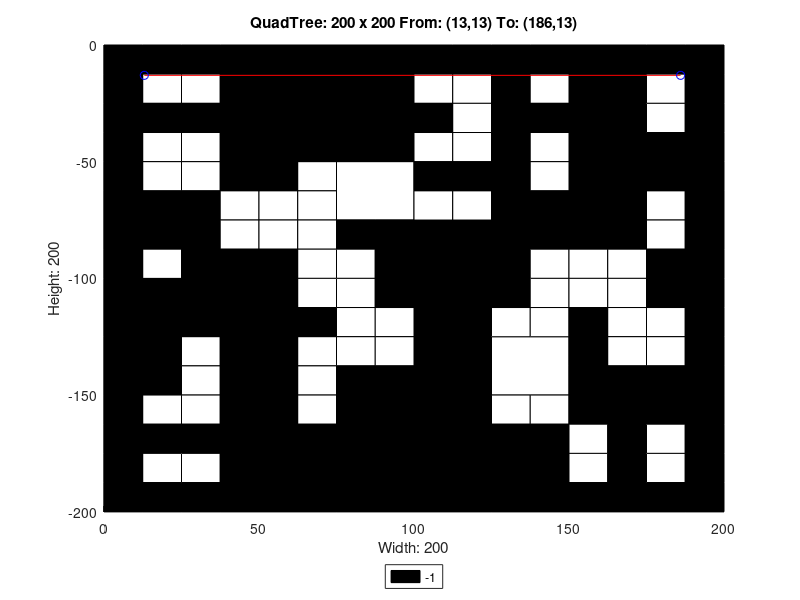

The MATLAB script that drew this image:
axis([0 200 -200 0]);
title('QuadTree: 200 x 200 From: (13,13) To: (186,13)');
xlabel('Width: 200');
ylabel('Height: 200');
rectangle('Position',[50 -50 50 50], 'FaceColor',[0 0 0]);
rectangle('Position',[75 -75 25 25], 'FaceColor',[1 1 1]);
rectangle('Position',[150 -25 25 25], 'FaceColor',[0 0 0]);
rectangle('Position',[150 -50 25 25], 'FaceColor',[0 0 0]);
rectangle('Position',[100 -100 25 25], 'FaceColor',[0 0 0]);
rectangle('Position',[150 -75 25 25], 'FaceColor',[0 0 0]);
rectangle('Position',[0 -125 25 25], 'FaceColor',[0 0 0]);
rectangle('Position',[25 -125 25 25], 'FaceColor',[0 0 0]);
rectangle('Position',[0 -150 25 25], 'FaceColor',[0 0 0]);
rectangle('Position',[75 -175 25 25], 'FaceColor',[0 0 0]);
rectangle('Position',[50 -200 25 25], 'FaceColor',[0 0 0]);
rectangle('Position',[75 -200 25 25], 'FaceColor',[0 0 0]);
rectangle('Position',[100 -125 25 25], 'FaceColor',[0 0 0]);
rectangle('Position',[100 -150 25 25], 'FaceColor',[0 0 0]);
rectangle('Position',[125 -150 25 25], 'FaceColor',[1 1 1]);
rectangle('Position',[100 -175 25 25], 'FaceColor',[0 0 0]);
rectangle('Position',[100 -200 25 25], 'FaceColor',[0 0 0]);
rectangle('Position',[125 -200 25 25], 'FaceColor',[0 0 0]);
rectangle('Position',[0 -12.5 12.5 12.5], 'FaceColor',[0 0 0]);
rectangle('Position',[12.5 -12.5 12.5 12.5], 'FaceColor',[0 0 0]);
rectangle('Position',[0 -25 12.5 12.5], 'FaceColor',[0 0 0]);
rectangle('Position',[12.5 -25 12.5 12.5], 'FaceColor',[1 1 1]);
rectangle('Position',[25 -12.5 12.5 12.5], 'FaceColor',[0 0 0]);
rectangle('Position',[37.5 -12.5 12.5 12.5], 'FaceColor',[0 0 0]);
rectangle('Position',[25 -25 12.5 12.5], 'FaceColor',[1 1 1]);
rectangle('Position',[37.5 -25 12.5 12.5], 'FaceColor',[0 0 0]);
rectangle('Position',[0 -37.5 12.5 12.5], 'FaceColor',[0 0 0]);
rectangle('Position',[12.5 -37.5 12.5 12.5], 'FaceColor',[0 0 0]);
rectangle('Position',[0 -50 12.5 12.5], 'FaceColor',[0 0 0]);
rectangle('Position',[12.5 -50 12.5 12.5], 'FaceColor',[1 1 1]);
rectangle('Position',[25 -37.5 12.5 12.5], 'FaceColor',[0 0 0]);
rectangle('Position',[37.5 -37.5 12.5 12.5], 'FaceColor',[0 0 0]);
rectangle('Position',[25 -50 12.5 12.5], 'FaceColor',[1 1 1]);
rectangle('Position',[37.5 -50 12.5 12.5], 'FaceColor',[0 0 0]);
rectangle('Position',[0 -62.5 12.5 12.5], 'FaceColor',[0 0 0]);
rectangle('Position',[12.5 -62.5 12.5 12.5], 'FaceColor',[1 1 1]);
rectangle('Position',[0 -75 12.5 12.5], 'FaceColor',[0 0 0]);
rectangle('Position',[12.5 -75 12.5 12.5], 'FaceColor',[0 0 0]);
rectangle('Position',[25 -62.5 12.5 12.5], 'FaceColor',[1 1 1]);
rectangle('Position',[37.5 -62.5 12.5 12.5], 'FaceColor',[0 0 0]);
rectangle('Position',[25 -75 12.5 12.5], 'FaceColor',[0 0 0]);
rectangle('Position',[37.5 -75 12.5 12.5], 'FaceColor',[1 1 1]);
rectangle('Position',[0 -87.5 12.5 12.5], 'FaceColor',[0 0 0]);
rectangle('Position',[12.5 -87.5 12.5 12.5], 'FaceColor',[0 0 0]);
rectangle('Position',[0 -100 12.5 12.5], 'FaceColor',[0 0 0]);
rectangle('Position',[12.5 -100 12.5 12.5], 'FaceColor',[1 1 1]);
rectangle('Position',[25 -87.5 12.5 12.5], 'FaceColor',[0 0 0]);
rectangle('Position',[37.5 -87.5 12.5 12.5], 'FaceColor',[1 1 1]);
rectangle('Position',[25 -100 12.5 12.5], 'FaceColor',[0 0 0]);
rectangle('Position',[37.5 -100 12.5 12.5], 'FaceColor',[0 0 0]);
rectangle('Position',[50 -62.5 12.5 12.5], 'FaceColor',[0 0 0]);
rectangle('Position',[62.5 -62.5 12.5 12.5], 'FaceColor',[1 1 1]);
rectangle('Position',[50 -75 12.5 12.5], 'FaceColor',[1 1 1]);
rectangle('Position',[62.5 -75 12.5 12.5], 'FaceColor',[1 1 1]);
rectangle('Position',[50 -87.5 12.5 12.5], 'FaceColor',[1 1 1]);
rectangle('Position',[62.5 -87.5 12.5 12.5], 'FaceColor',[1 1 1]);
rectangle('Position',[50 -100 12.5 12.5], 'FaceColor',[0 0 0]);
rectangle('Position',[62.5 -100 12.5 12.5], 'FaceColor',[1 1 1]);
rectangle('Position',[75 -87.5 12.5 12.5], 'FaceColor',[0 0 0]);
rectangle('Position',[87.5 -87.5 12.5 12.5], 'FaceColor',[0 0 0]);
rectangle('Position',[75 -100 12.5 12.5], 'FaceColor',[1 1 1]);
rectangle('Position',[87.5 -100 12.5 12.5], 'FaceColor',[0 0 0]);
rectangle('Position',[100 -12.5 12.5 12.5], 'FaceColor',[0 0 0]);
rectangle('Position',[112.5 -12.5 12.5 12.5], 'FaceColor',[0 0 0]);
rectangle('Position',[100 -25 12.5 12.5], 'FaceColor',[1 1 1]);
rectangle('Position',[112.5 -25 12.5 12.5], 'FaceColor',[1 1 1]);
rectangle('Position',[125 -12.5 12.5 12.5], 'FaceColor',[0 0 0]);
rectangle('Position',[137.5 -12.5 12.5 12.5], 'FaceColor',[0 0 0]);
rectangle('Position',[125 -25 12.5 12.5], 'FaceColor',[0 0 0]);
rectangle('Position',[137.5 -25 12.5 12.5], 'FaceColor',[1 1 1]);
rectangle('Position',[100 -37.5 12.5 12.5], 'FaceColor',[0 0 0]);
rectangle('Position',[112.5 -37.5 12.5 12.5], 'FaceColor',[1 1 1]);
rectangle('Position',[100 -50 12.5 12.5], 'FaceColor',[1 1 1]);
rectangle('Position',[112.5 -50 12.5 12.5], 'FaceColor',[1 1 1]);
rectangle('Position',[125 -37.5 12.5 12.5], 'FaceColor',[0 0 0]);
rectangle('Position',[137.5 -37.5 12.5 12.5], 'FaceColor',[0 0 0]);
rectangle('Position',[125 -50 12.5 12.5], 'FaceColor',[0 0 0]);
rectangle('Position',[137.5 -50 12.5 12.5], 'FaceColor',[1 1 1]);
rectangle('Position',[175 -12.5 12.5 12.5], 'FaceColor',[0 0 0]);
rectangle('Position',[187.5 -12.5 12.5 12.5], 'FaceColor',[0 0 0]);
rectangle('Position',[175 -25 12.5 12.5], 'FaceColor',[1 1 1]);
rectangle('Position',[187.5 -25 12.5 12.5], 'FaceColor',[0 0 0]);
rectangle('Position',[175 -37.5 12.5 12.5], 'FaceColor',[1 1 1]);
rectangle('Position',[187.5 -37.5 12.5 12.5], 'FaceColor',[0 0 0]);
rectangle('Position',[175 -50 12.5 12.5], 'FaceColor',[0 0 0]);
rectangle('Position',[187.5 -50 12.5 12.5], 'FaceColor',[0 0 0]);
rectangle('Position',[100 -62.5 12.5 12.5], 'FaceColor',[0 0 0]);
rectangle('Position',[112.5 -62.5 12.5 12.5], 'FaceColor',[0 0 0]);
rectangle('Position',[100 -75 12.5 12.5], 'FaceColor',[1 1 1]);
rectangle('Position',[112.5 -75 12.5 12.5], 'FaceColor',[1 1 1]);
rectangle('Position',[125 -62.5 12.5 12.5], 'FaceColor',[0 0 0]);
rectangle('Position',[137.5 -62.5 12.5 12.5], 'FaceColor',[1 1 1]);
rectangle('Position',[125 -75 12.5 12.5], 'FaceColor',[0 0 0]);
rectangle('Position',[137.5 -75 12.5 12.5], 'FaceColor',[0 0 0]);
rectangle('Position',[125 -87.5 12.5 12.5], 'FaceColor',[0 0 0]);
rectangle('Position',[137.5 -87.5 12.5 12.5], 'FaceColor',[0 0 0]);
rectangle('Position',[125 -100 12.5 12.5], 'FaceColor',[0 0 0]);
rectangle('Position',[137.5 -100 12.5 12.5], 'FaceColor',[1 1 1]);
rectangle('Position',[175 -62.5 12.5 12.5], 'FaceColor',[0 0 0]);
rectangle('Position',[187.5 -62.5 12.5 12.5], 'FaceColor',[0 0 0]);
rectangle('Position',[175 -75 12.5 12.5], 'FaceColor',[1 1 1]);
rectangle('Position',[187.5 -75 12.5 12.5], 'FaceColor',[0 0 0]);
rectangle('Position',[150 -87.5 12.5 12.5], 'FaceColor',[0 0 0]);
rectangle('Position',[162.5 -87.5 12.5 12.5], 'FaceColor',[0 0 0]);
rectangle('Position',[150 -100 12.5 12.5], 'FaceColor',[1 1 1]);
rectangle('Position',[162.5 -100 12.5 12.5], 'FaceColor',[1 1 1]);
rectangle('Position',[175 -87.5 12.5 12.5], 'FaceColor',[1 1 1]);
rectangle('Position',[187.5 -87.5 12.5 12.5], 'FaceColor',[0 0 0]);
rectangle('Position',[175 -100 12.5 12.5], 'FaceColor',[0 0 0]);
rectangle('Position',[187.5 -100 12.5 12.5], 'FaceColor',[0 0 0]);
rectangle('Position',[25 -137.5 12.5 12.5], 'FaceColor',[1 1 1]);
rectangle('Position',[37.5 -137.5 12.5 12.5], 'FaceColor',[0 0 0]);
rectangle('Position',[25 -150 12.5 12.5], 'FaceColor',[1 1 1]);
rectangle('Position',[37.5 -150 12.5 12.5], 'FaceColor',[0 0 0]);
rectangle('Position',[50 -112.5 12.5 12.5], 'FaceColor',[0 0 0]);
rectangle('Position',[62.5 -112.5 12.5 12.5], 'FaceColor',[1 1 1]);
rectangle('Position',[50 -125 12.5 12.5], 'FaceColor',[0 0 0]);
rectangle('Position',[62.5 -125 12.5 12.5], 'FaceColor',[0 0 0]);
rectangle('Position',[75 -112.5 12.5 12.5], 'FaceColor',[1 1 1]);
rectangle('Position',[87.5 -112.5 12.5 12.5], 'FaceColor',[0 0 0]);
rectangle('Position',[75 -125 12.5 12.5], 'FaceColor',[1 1 1]);
rectangle('Position',[87.5 -125 12.5 12.5], 'FaceColor',[1 1 1]);
rectangle('Position',[50 -137.5 12.5 12.5], 'FaceColor',[0 0 0]);
rectangle('Position',[62.5 -137.5 12.5 12.5], 'FaceColor',[1 1 1]);
rectangle('Position',[50 -150 12.5 12.5], 'FaceColor',[0 0 0]);
rectangle('Position',[62.5 -150 12.5 12.5], 'FaceColor',[1 1 1]);
rectangle('Position',[75 -137.5 12.5 12.5], 'FaceColor',[1 1 1]);
rectangle('Position',[87.5 -137.5 12.5 12.5], 'FaceColor',[1 1 1]);
rectangle('Position',[75 -150 12.5 12.5], 'FaceColor',[0 0 0]);
rectangle('Position',[87.5 -150 12.5 12.5], 'FaceColor',[0 0 0]);
rectangle('Position',[0 -162.5 12.5 12.5], 'FaceColor',[0 0 0]);
rectangle('Position',[12.5 -162.5 12.5 12.5], 'FaceColor',[1 1 1]);
rectangle('Position',[0 -175 12.5 12.5], 'FaceColor',[0 0 0]);
rectangle('Position',[12.5 -175 12.5 12.5], 'FaceColor',[0 0 0]);
rectangle('Position',[25 -162.5 12.5 12.5], 'FaceColor',[1 1 1]);
rectangle('Position',[37.5 -162.5 12.5 12.5], 'FaceColor',[0 0 0]);
rectangle('Position',[25 -175 12.5 12.5], 'FaceColor',[0 0 0]);
rectangle('Position',[37.5 -175 12.5 12.5], 'FaceColor',[0 0 0]);
rectangle('Position',[0 -187.5 12.5 12.5], 'FaceColor',[0 0 0]);
rectangle('Position',[12.5 -187.5 12.5 12.5], 'FaceColor',[1 1 1]);
rectangle('Position',[0 -200 12.5 12.5], 'FaceColor',[0 0 0]);
rectangle('Position',[12.5 -200 12.5 12.5], 'FaceColor',[0 0 0]);
rectangle('Position',[25 -187.5 12.5 12.5], 'FaceColor',[1 1 1]);
rectangle('Position',[37.5 -187.5 12.5 12.5], 'FaceColor',[0 0 0]);
rectangle('Position',[25 -200 12.5 12.5], 'FaceColor',[0 0 0]);
rectangle('Position',[37.5 -200 12.5 12.5], 'FaceColor',[0 0 0]);
rectangle('Position',[50 -162.5 12.5 12.5], 'FaceColor',[0 0 0]);
rectangle('Position',[62.5 -162.5 12.5 12.5], 'FaceColor',[1 1 1]);
rectangle('Position',[50 -175 12.5 12.5], 'FaceColor',[0 0 0]);
rectangle('Position',[62.5 -175 12.5 12.5], 'FaceColor',[0 0 0]);
rectangle('Position',[125 -112.5 12.5 12.5], 'FaceColor',[0 0 0]);
rectangle('Position',[137.5 -112.5 12.5 12.5], 'FaceColor',[1 1 1]);
rectangle('Position',[125 -125 12.5 12.5], 'FaceColor',[1 1 1]);
rectangle('Position',[137.5 -125 12.5 12.5], 'FaceColor',[1 1 1]);
rectangle('Position',[150 -112.5 12.5 12.5], 'FaceColor',[1 1 1]);
rectangle('Position',[162.5 -112.5 12.5 12.5], 'FaceColor',[1 1 1]);
rectangle('Position',[150 -125 12.5 12.5], 'FaceColor',[0 0 0]);
rectangle('Position',[162.5 -125 12.5 12.5], 'FaceColor',[1 1 1]);
rectangle('Position',[175 -112.5 12.5 12.5], 'FaceColor',[0 0 0]);
rectangle('Position',[187.5 -112.5 12.5 12.5], 'FaceColor',[0 0 0]);
rectangle('Position',[175 -125 12.5 12.5], 'FaceColor',[1 1 1]);
rectangle('Position',[187.5 -125 12.5 12.5], 'FaceColor',[0 0 0]);
rectangle('Position',[150 -137.5 12.5 12.5], 'FaceColor',[0 0 0]);
rectangle('Position',[162.5 -137.5 12.5 12.5], 'FaceColor',[1 1 1]);
rectangle('Position',[150 -150 12.5 12.5], 'FaceColor',[0 0 0]);
rectangle('Position',[162.5 -150 12.5 12.5], 'FaceColor',[0 0 0]);
rectangle('Position',[175 -137.5 12.5 12.5], 'FaceColor',[1 1 1]);
rectangle('Position',[187.5 -137.5 12.5 12.5], 'FaceColor',[0 0 0]);
rectangle('Position',[175 -150 12.5 12.5], 'FaceColor',[0 0 0]);
rectangle('Position',[187.5 -150 12.5 12.5], 'FaceColor',[0 0 0]);
rectangle('Position',[125 -162.5 12.5 12.5], 'FaceColor',[1 1 1]);
rectangle('Position',[137.5 -162.5 12.5 12.5], 'FaceColor',[1 1 1]);
rectangle('Position',[125 -175 12.5 12.5], 'FaceColor',[0 0 0]);
rectangle('Position',[137.5 -175 12.5 12.5], 'FaceColor',[0 0 0]);
rectangle('Position',[150 -162.5 12.5 12.5], 'FaceColor',[0 0 0]);
rectangle('Position',[162.5 -162.5 12.5 12.5], 'FaceColor',[0 0 0]);
rectangle('Position',[150 -175 12.5 12.5], 'FaceColor',[1 1 1]);
rectangle('Position',[162.5 -175 12.5 12.5], 'FaceColor',[0 0 0]);
rectangle('Position',[175 -162.5 12.5 12.5], 'FaceColor',[0 0 0]);
rectangle('Position',[187.5 -162.5 12.5 12.5], 'FaceColor',[0 0 0]);
rectangle('Position',[175 -175 12.5 12.5], 'FaceColor',[1 1 1]);
rectangle('Position',[187.5 -175 12.5 12.5], 'FaceColor',[0 0 0]);
rectangle('Position',[150 -187.5 12.5 12.5], 'FaceColor',[1 1 1]);
rectangle('Position',[162.5 -187.5 12.5 12.5], 'FaceColor',[0 0 0]);
rectangle('Position',[150 -200 12.5 12.5], 'FaceColor',[0 0 0]);
rectangle('Position',[162.5 -200 12.5 12.5], 'FaceColor',[0 0 0]);
rectangle('Position',[175 -187.5 12.5 12.5], 'FaceColor',[1 1 1]);
rectangle('Position',[187.5 -187.5 12.5 12.5], 'FaceColor',[0 0 0]);
rectangle('Position',[175 -200 12.5 12.5], 'FaceColor',[0 0 0]);
rectangle('Position',[187.5 -200 12.5 12.5], 'FaceColor',[0 0 0]);
X=[186,13];
Y=[-13,-13];
hold on;
plot(X,Y,'r');
plot(X,Y,'bo');
legend('-1','Location','southoutside');
